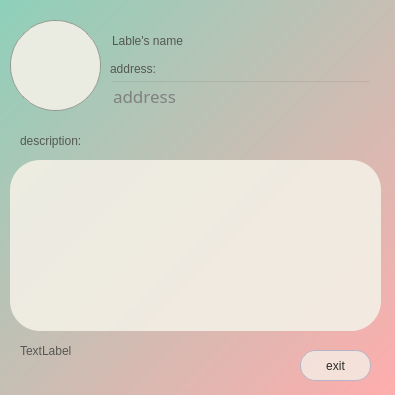
<?xml version="1.0" encoding="UTF-8"?>
<ui version="4.0">
 <class>OpenLabel</class>
 <widget class="QDialog" name="OpenLabel">
  <property name="geometry">
   <rect>
    <x>0</x>
    <y>0</y>
    <width>395</width>
    <height>395</height>
   </rect>
  </property>
  <property name="windowTitle">
   <string>Dialog</string>
  </property>
  <property name="styleSheet">
   <string notr="true">background: qlineargradient(spread:pad, x1:0, y1:0, x2:1, y2:1, stop:0 rgba(142, 208, 186, 255), stop:1 rgba(255, 173, 173, 255))</string>
  </property>
  <widget class="QLabel" name="address_line">
   <property name="geometry">
    <rect>
     <x>110</x>
     <y>60</y>
     <width>67</width>
     <height>17</height>
    </rect>
   </property>
   <property name="styleSheet">
    <string notr="true">font: 13pt &quot;Avenir next&quot;;
color:rgb(85, 87, 83);
background:transparent;</string>
   </property>
   <property name="text">
    <string>address:</string>
   </property>
  </widget>
  <widget class="QLabel" name="description_line">
   <property name="geometry">
    <rect>
     <x>20</x>
     <y>130</y>
     <width>91</width>
     <height>21</height>
    </rect>
   </property>
   <property name="styleSheet">
    <string notr="true">color:rgb(85, 87, 83);
font: 14pt &quot;Avenir next&quot;;
background:transparent;</string>
   </property>
   <property name="text">
    <string>description:</string>
   </property>
  </widget>
  <widget class="QPushButton" name="exit">
   <property name="geometry">
    <rect>
     <x>300</x>
     <y>350</y>
     <width>71</width>
     <height>31</height>
    </rect>
   </property>
   <property name="styleSheet">
    <string notr="true">color:rgb(42, 44, 42);
border: 1px solid rgb(85, 87, 83);
border-radius: 15px;
background:rgba(243,239,230, 200);
border: 1px solid gray;
font: 100 19pt &quot;Avenir next&quot;;
border-color:rgb(183, 180, 200);</string>
   </property>
   <property name="text">
    <string>exit</string>
   </property>
  </widget>
  <widget class="QLabel" name="nickname">
   <property name="geometry">
    <rect>
     <x>20</x>
     <y>340</y>
     <width>111</width>
     <height>21</height>
    </rect>
   </property>
   <property name="styleSheet">
    <string notr="true">color: rgb(85, 87, 83);
font: 75 14pt &quot;Avenir next&quot;;
background:transparent;</string>
   </property>
   <property name="text">
    <string>TextLabel</string>
   </property>
  </widget>
  <widget class="QTextEdit" name="description">
   <property name="geometry">
    <rect>
     <x>20</x>
     <y>170</y>
     <width>351</width>
     <height>151</height>
    </rect>
   </property>
   <property name="styleSheet">
    <string notr="true">background:transparent;
color: rgb(110, 109, 111);</string>
   </property>
   <property name="readOnly">
    <bool>true</bool>
   </property>
  </widget>
  <widget class="QLineEdit" name="address">
   <property name="geometry">
    <rect>
     <x>110</x>
     <y>80</y>
     <width>261</width>
     <height>31</height>
    </rect>
   </property>
   <property name="font">
    <font>
     <family>Avenir next</family>
     <pointsize>13</pointsize>
     <weight>50</weight>
     <italic>false</italic>
     <bold>false</bold>
    </font>
   </property>
   <property name="styleSheet">
    <string notr="true">background: transparent;
color: gray;
font: 13pt &quot;Avenir next&quot;;
</string>
   </property>
   <property name="text">
    <string>address</string>
   </property>
   <property name="readOnly">
    <bool>true</bool>
   </property>
  </widget>
  <widget class="QLineEdit" name="name">
   <property name="geometry">
    <rect>
     <x>110</x>
     <y>20</y>
     <width>271</width>
     <height>41</height>
    </rect>
   </property>
   <property name="styleSheet">
    <string notr="true">background: transparent;
color: rgb(85, 87, 83);
font: 18pt &quot;Avenir next&quot;;
</string>
   </property>
   <property name="text">
    <string>Lable's name</string>
   </property>
   <property name="frame">
    <bool>false</bool>
   </property>
   <property name="readOnly">
    <bool>true</bool>
   </property>
  </widget>
  <widget class="QLabel" name="dackground_description">
   <property name="geometry">
    <rect>
     <x>10</x>
     <y>160</y>
     <width>371</width>
     <height>171</height>
    </rect>
   </property>
   <property name="styleSheet">
    <string notr="true">background: rgba(243, 239, 230,230);
border-color:transparent;
color: rgb(110, 109, 111);
border-radius: 30px;
</string>
   </property>
   <property name="text">
    <string/>
   </property>
  </widget>
  <widget class="QPushButton" name="type">
   <property name="geometry">
    <rect>
     <x>10</x>
     <y>20</y>
     <width>91</width>
     <height>91</height>
    </rect>
   </property>
   <property name="styleSheet">
    <string notr="true">background: rgba(243, 239, 230,230);
border-radius:45px;
border: 1px solid rgba(136, 138, 133, 200);</string>
   </property>
   <property name="text">
    <string/>
   </property>
   <property name="iconSize">
    <size>
     <width>65</width>
     <height>65</height>
    </size>
   </property>
   <property name="shortcut">
    <string notr="true"/>
   </property>
  </widget>
  <zorder>address_line</zorder>
  <zorder>description_line</zorder>
  <zorder>exit</zorder>
  <zorder>nickname</zorder>
  <zorder>address</zorder>
  <zorder>name</zorder>
  <zorder>dackground_description</zorder>
  <zorder>description</zorder>
  <zorder>type</zorder>
 </widget>
 <resources/>
 <connections/>
</ui>
